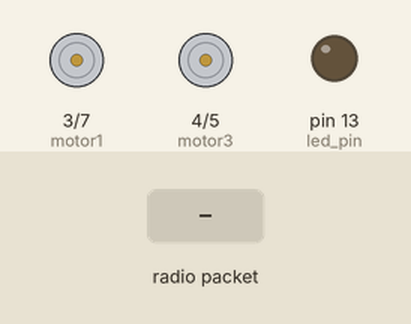
Simulated run of this program. Board: Arduino Nano, built with avr-gcc and run on an emulated ATmega328P. Shown: motor-driver pin pairs drawn as motors (green arrow = first pin HIGH = forward, orange = second pin HIGH = backward, longer = more drive), output pins drawn as LEDs (lit = HIGH). The inputs (shaded band) are chosen by the test bench. No radio packets arrive unless stated; what the program prints to the serial monitor is not drawn.

Above: at 1.2 s.
1.3 s: radio packet "F" arrives
At 2.7 s:
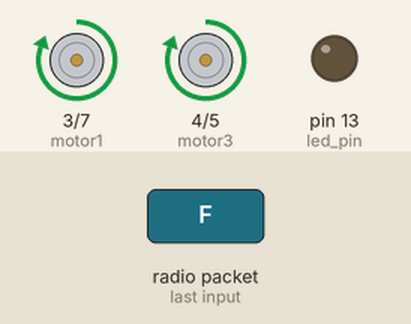
3.0 s: radio packet "B" arrives
At 3.1 s:
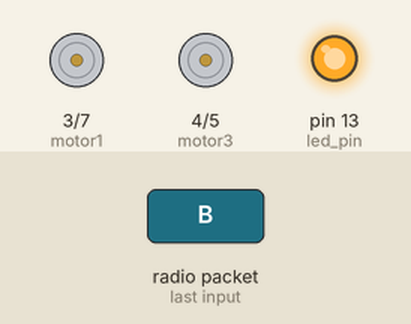
4.7 s: radio packet "C" arrives
At 5.3 s:
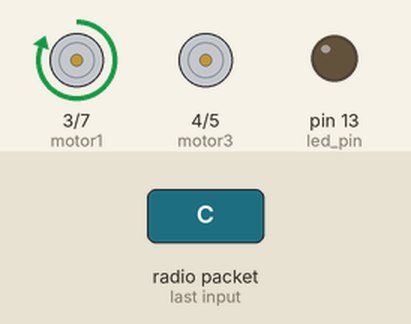
6.4 s: radio packet "D" arrives
At 7.8 s:
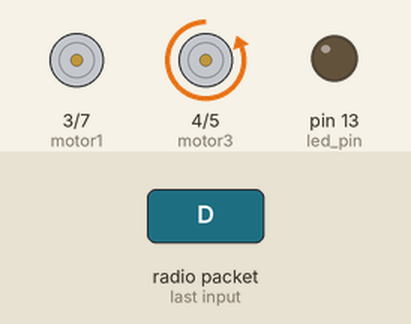
Timing chart, 0 to 9.1 s (numbered marks = the images above; inputs shaded):
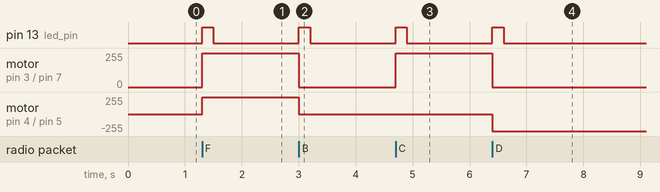

The program:

main.cpp
```cpp
#include <Arduino.h>
#include <VirtualWire.h>
#include <SPI.h>


#include <VirtualWire.h>

#define led_pin 13
#define receive_pin 11
#define motor1 3
#define motor2 7
#define motor3 4
#define motor4 5


void setup()
{
    Serial.begin(9600);
    Serial.println("Setup");

    vw_set_rx_pin(receive_pin);
    vw_setup(2000);
    vw_rx_start();

    pinMode(led_pin, OUTPUT);
    pinMode(motor1, OUTPUT);
    pinMode(motor2, OUTPUT);
    pinMode(motor3, OUTPUT);
    pinMode(motor4, OUTPUT);
}

void loop()
{
    uint8_t buf[VW_MAX_MESSAGE_LEN];
    uint8_t buflen = VW_MAX_MESSAGE_LEN;

    if (vw_get_message(buf, &buflen))
    {
        digitalWrite(led_pin, HIGH); // Zapalamy diodę

        if (buflen >= 1)
        {
            switch (buf[0])
            {
                case 'F': // Do przodu
                    digitalWrite(motor1, HIGH);
                    digitalWrite(motor2, LOW);
                    digitalWrite(motor3, HIGH);
                    digitalWrite(motor4, LOW);
                    break;

                case 'B': // Do tyłu
                    digitalWrite(motor1, LOW);
                    digitalWrite(motor2, LOW);
                    digitalWrite(motor3, LOW);
                    digitalWrite(motor4, LOW);
                    break;

                case 'C': // W lewo
                    digitalWrite(motor1, HIGH);
                    digitalWrite(motor2, LOW);
                    digitalWrite(motor3, LOW);
                    digitalWrite(motor4, LOW);
                    break;

                case 'D': // W prawo
                    digitalWrite(motor1, LOW);
                    digitalWrite(motor2, LOW);
                    digitalWrite(motor3, LOW);
                    digitalWrite(motor4, HIGH);
                    break;


                default:
                    break;
            }
        }

        delay(200);

        digitalWrite(led_pin, LOW); // Gasimy diodę
    }
}
```

nadajnik.cpp
```cpp
#include <Arduino.h>

#include <VirtualWire.h>

#include <SPI.h>

#define stop 4

#define go 2

#define left 3

#define return 5

#define transmit_pin 10


void setup()

{

  vw_set_tx_pin(transmit_pin);

  vw_setup(2000);

   pinMode(stop, INPUT_PULLUP);

  pinMode(left, INPUT_PULLUP);

  pinMode(go,INPUT_PULLUP);

  pinMode(return,INPUT_PULLUP);


}

  void loop()

{

  if (digitalRead(go) == LOW)

  {

    const char* message = "F";

    vw_send((uint8_t*)message, strlen(message));

    vw_wait_tx();

    delay(100);

  }


  if (digitalRead(stop) == LOW)

  {

    const char* message = "B";

    vw_send((uint8_t*)message, strlen(message));

    vw_wait_tx();

    delay(100);

  }


  if (digitalRead(left) == LOW)

  {

    const char* message = "C";

    vw_send((uint8_t*)message, strlen(message));

    vw_wait_tx();

    delay(100);

  }

  if (digitalRead(return) == LOW)

  {

    const char* message = "D";

    vw_send((uint8_t*)message, strlen(message));

    vw_wait_tx();

    delay(100);

  }


}
```

Measured:
- after the input at 1.3 s, pin 13 (led_pin): LOW → HIGH at once, → LOW 0.20 s later; motor on pin 3 (motor1) / pin 7 (motor2), motor on pin 4 (motor3) / pin 5 (motor4): stopped → forward 255/255 at once
- after the input at 3.0 s, pin 13 (led_pin): LOW → HIGH at once, → LOW 0.20 s later; motor on pin 3 (motor1) / pin 7 (motor2), motor on pin 4 (motor3) / pin 5 (motor4): forward 255/255 → stopped at once
- after the input at 4.7 s, pin 13 (led_pin): LOW → HIGH at once, → LOW 0.20 s later; motor on pin 3 (motor1) / pin 7 (motor2): stopped → forward 255/255 at once
- after the input at 6.4 s, pin 13 (led_pin): LOW → HIGH at once, → LOW 0.20 s later; motor on pin 3 (motor1) / pin 7 (motor2): forward 255/255 → stopped at once; motor on pin 4 (motor3) / pin 5 (motor4): stopped → backward 255/255 at once
